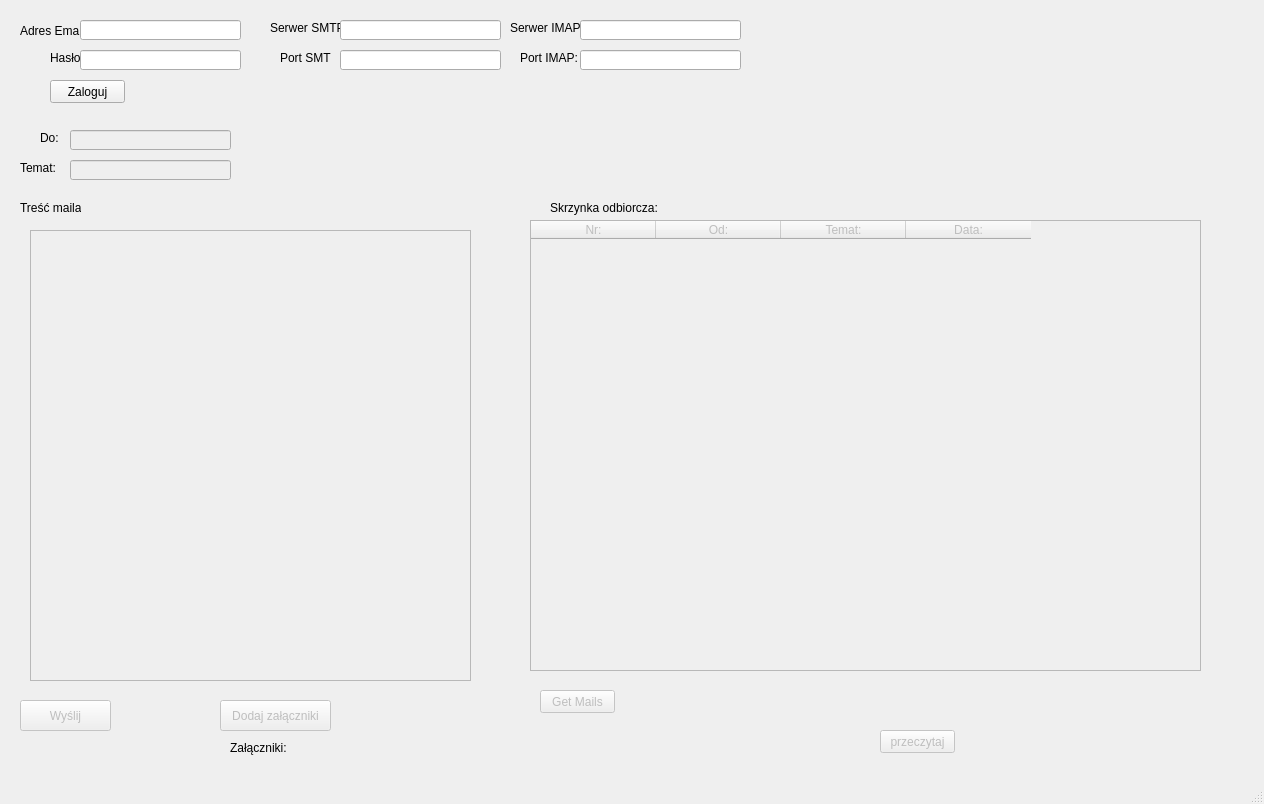
<?xml version="1.0" encoding="UTF-8"?>
<ui version="4.0">
 <class>MainWindow</class>
 <widget class="QMainWindow" name="MainWindow">
  <property name="geometry">
   <rect>
    <x>0</x>
    <y>0</y>
    <width>1264</width>
    <height>804</height>
   </rect>
  </property>
  <property name="windowTitle">
   <string>MainWindow</string>
  </property>
  <widget class="QWidget" name="centralwidget">
   <widget class="QLabel" name="mailLabel">
    <property name="geometry">
     <rect>
      <x>20</x>
      <y>20</y>
      <width>61</width>
      <height>21</height>
     </rect>
    </property>
    <property name="text">
     <string>Adres Email:</string>
    </property>
   </widget>
   <widget class="QLabel" name="passwordLabel">
    <property name="geometry">
     <rect>
      <x>50</x>
      <y>50</y>
      <width>31</width>
      <height>16</height>
     </rect>
    </property>
    <property name="text">
     <string>Hasło:</string>
    </property>
   </widget>
   <widget class="QLabel" name="smtpserverLabel">
    <property name="geometry">
     <rect>
      <x>270</x>
      <y>20</y>
      <width>71</width>
      <height>16</height>
     </rect>
    </property>
    <property name="text">
     <string>Serwer SMTP:</string>
    </property>
   </widget>
   <widget class="QLabel" name="smtpportLabel">
    <property name="geometry">
     <rect>
      <x>280</x>
      <y>50</y>
      <width>51</width>
      <height>16</height>
     </rect>
    </property>
    <property name="text">
     <string>Port SMTP:</string>
    </property>
   </widget>
   <widget class="QLabel" name="imapserverLabel">
    <property name="geometry">
     <rect>
      <x>510</x>
      <y>20</y>
      <width>71</width>
      <height>16</height>
     </rect>
    </property>
    <property name="text">
     <string>Serwer IMAP:</string>
    </property>
   </widget>
   <widget class="QLabel" name="imapportlabel">
    <property name="geometry">
     <rect>
      <x>520</x>
      <y>50</y>
      <width>61</width>
      <height>16</height>
     </rect>
    </property>
    <property name="text">
     <string>Port IMAP:</string>
    </property>
   </widget>
   <widget class="QLineEdit" name="emailEdit">
    <property name="geometry">
     <rect>
      <x>80</x>
      <y>20</y>
      <width>161</width>
      <height>20</height>
     </rect>
    </property>
   </widget>
   <widget class="QLineEdit" name="passwordEdit">
    <property name="geometry">
     <rect>
      <x>80</x>
      <y>50</y>
      <width>161</width>
      <height>20</height>
     </rect>
    </property>
    <property name="echoMode">
     <enum>QLineEdit::Password</enum>
    </property>
   </widget>
   <widget class="QLineEdit" name="smtpserverEdit">
    <property name="geometry">
     <rect>
      <x>340</x>
      <y>20</y>
      <width>161</width>
      <height>20</height>
     </rect>
    </property>
   </widget>
   <widget class="QLineEdit" name="smtpportEdit">
    <property name="geometry">
     <rect>
      <x>340</x>
      <y>50</y>
      <width>161</width>
      <height>20</height>
     </rect>
    </property>
   </widget>
   <widget class="QLineEdit" name="imapserverEdit">
    <property name="geometry">
     <rect>
      <x>580</x>
      <y>20</y>
      <width>161</width>
      <height>20</height>
     </rect>
    </property>
   </widget>
   <widget class="QLineEdit" name="imapportEdit">
    <property name="geometry">
     <rect>
      <x>580</x>
      <y>50</y>
      <width>161</width>
      <height>20</height>
     </rect>
    </property>
   </widget>
   <widget class="QPushButton" name="loginButton">
    <property name="geometry">
     <rect>
      <x>50</x>
      <y>80</y>
      <width>75</width>
      <height>23</height>
     </rect>
    </property>
    <property name="text">
     <string>Zaloguj</string>
    </property>
   </widget>
   <widget class="QLabel" name="toLabel">
    <property name="geometry">
     <rect>
      <x>40</x>
      <y>130</y>
      <width>31</width>
      <height>16</height>
     </rect>
    </property>
    <property name="text">
     <string>Do:</string>
    </property>
   </widget>
   <widget class="QLabel" name="subjectLabel">
    <property name="geometry">
     <rect>
      <x>20</x>
      <y>160</y>
      <width>41</width>
      <height>16</height>
     </rect>
    </property>
    <property name="text">
     <string>Temat:</string>
    </property>
   </widget>
   <widget class="QLabel" name="contentLabel">
    <property name="geometry">
     <rect>
      <x>20</x>
      <y>200</y>
      <width>61</width>
      <height>16</height>
     </rect>
    </property>
    <property name="text">
     <string>Treść maila:</string>
    </property>
   </widget>
   <widget class="QLineEdit" name="toEdit">
    <property name="enabled">
     <bool>false</bool>
    </property>
    <property name="geometry">
     <rect>
      <x>70</x>
      <y>130</y>
      <width>161</width>
      <height>20</height>
     </rect>
    </property>
   </widget>
   <widget class="QLineEdit" name="subjectEdit">
    <property name="enabled">
     <bool>false</bool>
    </property>
    <property name="geometry">
     <rect>
      <x>70</x>
      <y>160</y>
      <width>161</width>
      <height>20</height>
     </rect>
    </property>
   </widget>
   <widget class="QPushButton" name="sendButton">
    <property name="enabled">
     <bool>false</bool>
    </property>
    <property name="geometry">
     <rect>
      <x>20</x>
      <y>700</y>
      <width>91</width>
      <height>31</height>
     </rect>
    </property>
    <property name="text">
     <string>Wyślij</string>
    </property>
   </widget>
   <widget class="QPushButton" name="attachmentButton">
    <property name="enabled">
     <bool>false</bool>
    </property>
    <property name="geometry">
     <rect>
      <x>220</x>
      <y>700</y>
      <width>111</width>
      <height>31</height>
     </rect>
    </property>
    <property name="text">
     <string>Dodaj załączniki</string>
    </property>
   </widget>
   <widget class="QTableWidget" name="inboxTable">
    <property name="enabled">
     <bool>false</bool>
    </property>
    <property name="geometry">
     <rect>
      <x>530</x>
      <y>220</y>
      <width>671</width>
      <height>451</height>
     </rect>
    </property>
    <property name="minimumSize">
     <size>
      <width>671</width>
      <height>0</height>
     </size>
    </property>
    <property name="columnCount">
     <number>4</number>
    </property>
    <attribute name="horizontalHeaderDefaultSectionSize">
     <number>125</number>
    </attribute>
    <column>
     <property name="text">
      <string>Nr:</string>
     </property>
    </column>
    <column>
     <property name="text">
      <string>Od:</string>
     </property>
    </column>
    <column>
     <property name="text">
      <string>Temat:</string>
     </property>
    </column>
    <column>
     <property name="text">
      <string>Data:</string>
     </property>
    </column>
   </widget>
   <widget class="QLabel" name="inboxLabel">
    <property name="geometry">
     <rect>
      <x>550</x>
      <y>200</y>
      <width>111</width>
      <height>16</height>
     </rect>
    </property>
    <property name="text">
     <string>Skrzynka odbiorcza:</string>
    </property>
   </widget>
   <widget class="QTextEdit" name="textEdit">
    <property name="enabled">
     <bool>false</bool>
    </property>
    <property name="geometry">
     <rect>
      <x>30</x>
      <y>230</y>
      <width>441</width>
      <height>451</height>
     </rect>
    </property>
   </widget>
   <widget class="QLabel" name="attachmentLabel">
    <property name="geometry">
     <rect>
      <x>230</x>
      <y>740</y>
      <width>491</width>
      <height>16</height>
     </rect>
    </property>
    <property name="text">
     <string>Załączniki:</string>
    </property>
   </widget>
   <widget class="QPushButton" name="mailButton">
    <property name="enabled">
     <bool>false</bool>
    </property>
    <property name="geometry">
     <rect>
      <x>540</x>
      <y>690</y>
      <width>75</width>
      <height>23</height>
     </rect>
    </property>
    <property name="text">
     <string>Get Mails</string>
    </property>
   </widget>
   <widget class="QPushButton" name="readButton">
    <property name="enabled">
     <bool>false</bool>
    </property>
    <property name="geometry">
     <rect>
      <x>880</x>
      <y>730</y>
      <width>75</width>
      <height>23</height>
     </rect>
    </property>
    <property name="text">
     <string>przeczytaj</string>
    </property>
   </widget>
  </widget>
  <widget class="QStatusBar" name="statusbar"/>
 </widget>
 <resources/>
 <connections/>
</ui>
